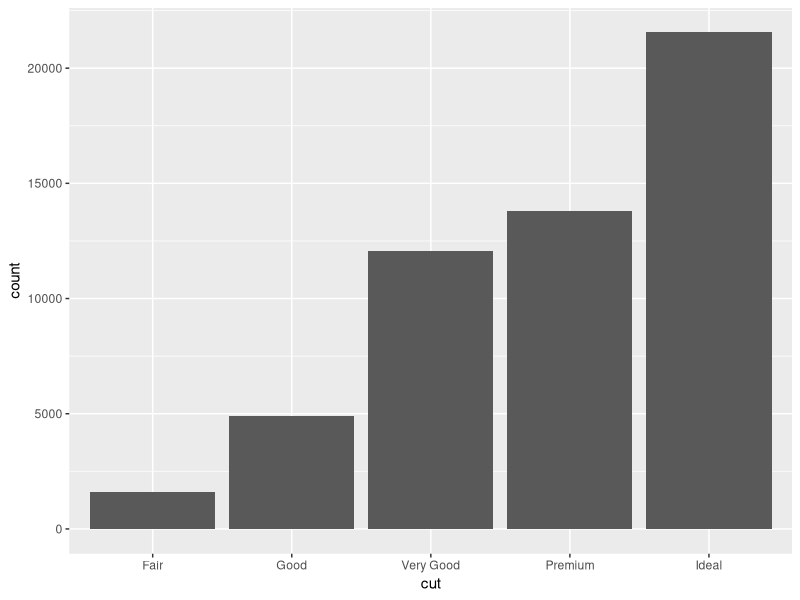
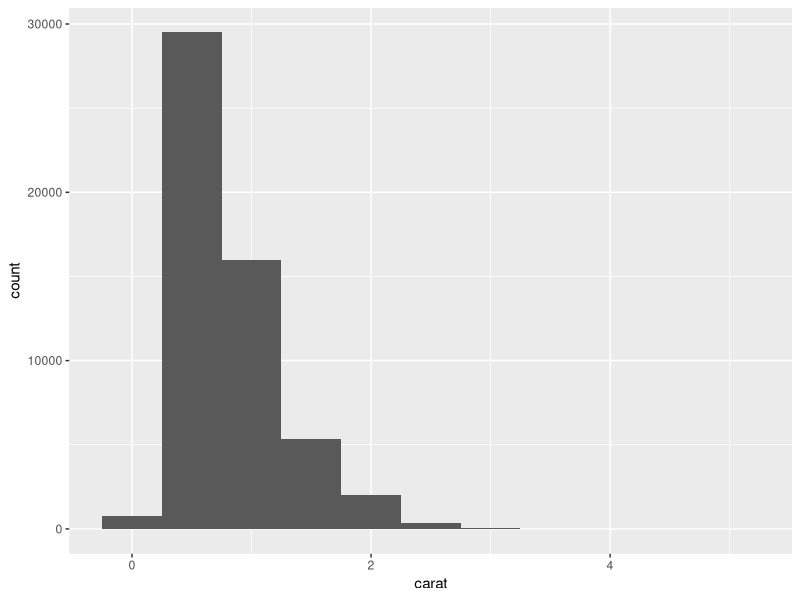
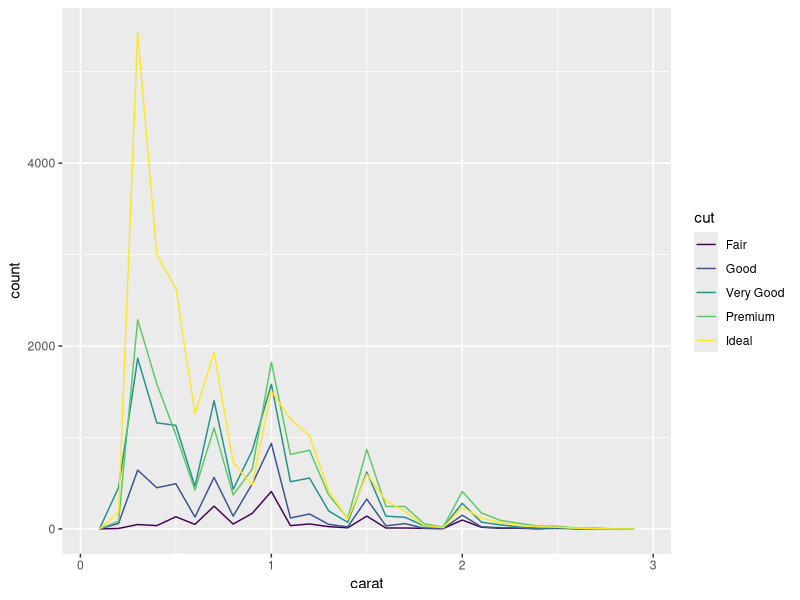
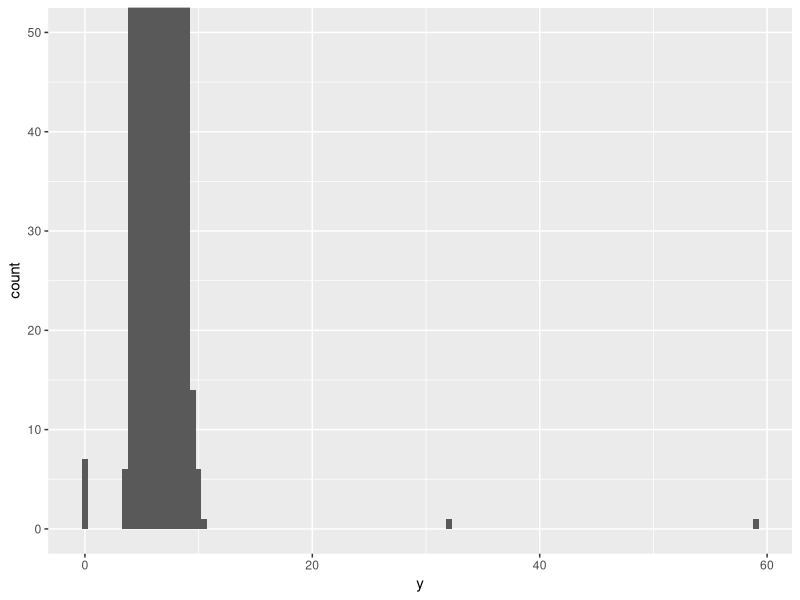

Here is the R script that generated these plots, in order:
library(tidyverse)

#categorial
ggplot(data = diamonds)+
  geom_bar(mapping = aes(x = cut))

diamonds %>%
  count(cut)

#continous
ggplot(data = diamonds) + 
  geom_histogram(mapping = aes(x = carat), binwidth = 0.5)

diamonds %>%
  count(cut_width(carat, 0.5))

smaller <-diamonds %>%
  filter(carat < 3)
ggplot(data = smaller, mapping = aes(x = carat, color = cut))+
  geom_freqpoly(binwidth=0.1)

#outliers
ggplot(diamonds) +
  geom_histogram(mapping = aes(x = y), binwidth = 0.5)+
  coord_cartesian(ylim = c(0, 50))

unusual <- diamonds %>%
  filter(y < 3 | y > 20) %>%
  arrange(y)
unusual
